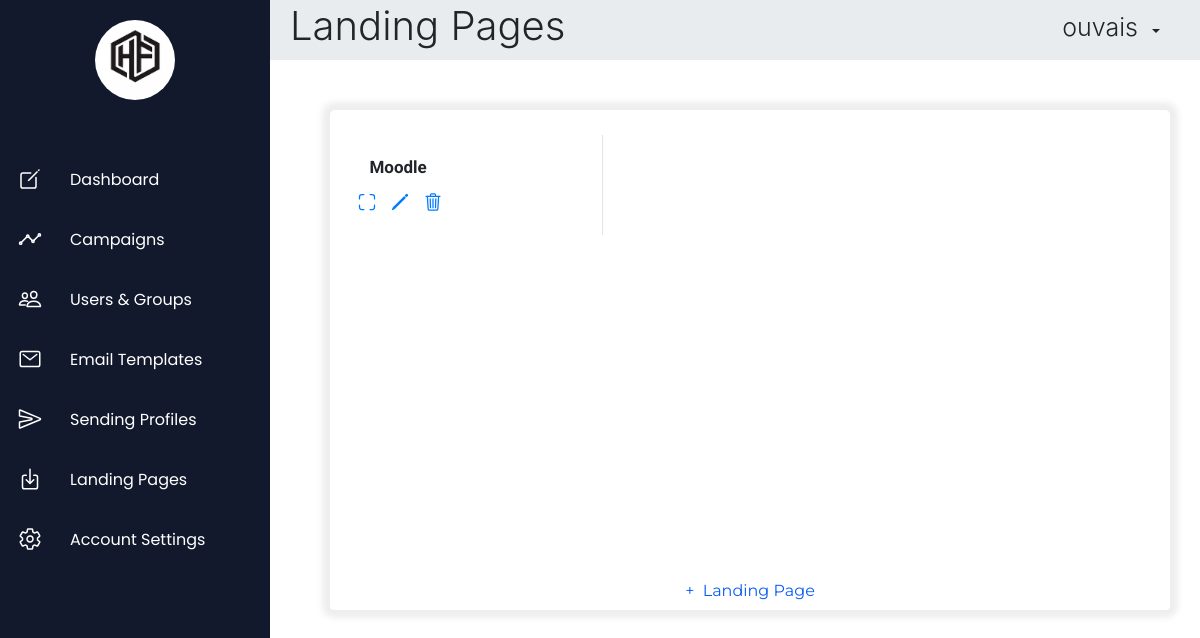
/landingpage (signed in), run on an earlier commit of the app's database.
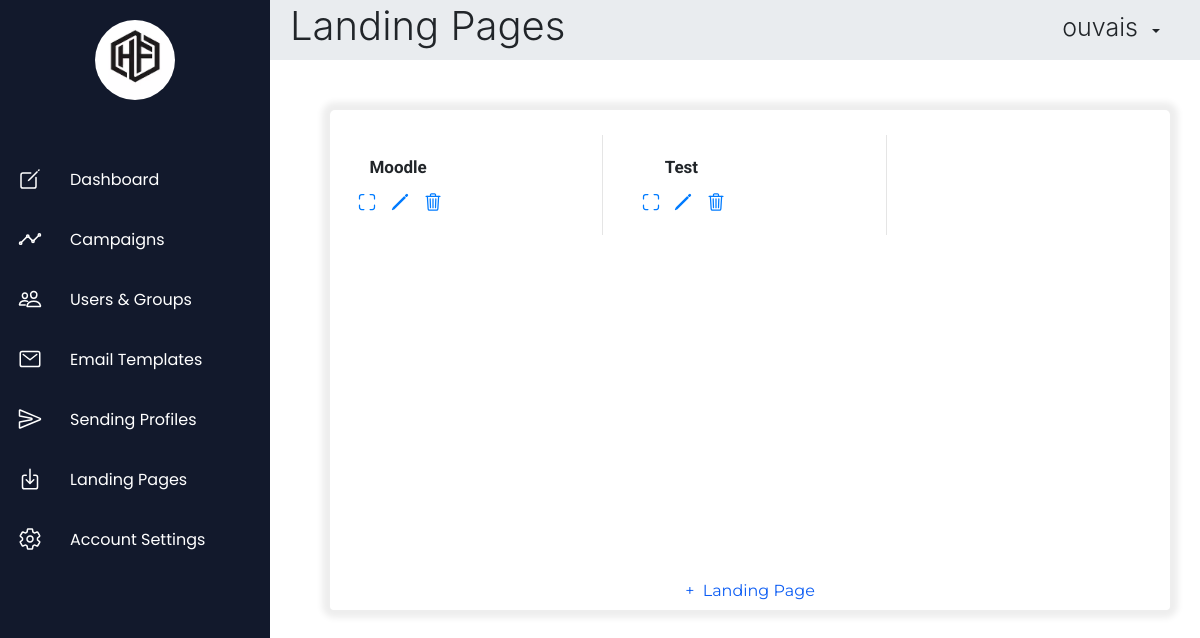
And on a later commit of the database.
### App/models.py (models this page shows)
class TimeStampMixin(models.Model):
    class Meta:
        abstract = True
    created_on = models.DateTimeField(auto_now_add=True)
    modified_on = models.DateTimeField(auto_now=True)

class LandingPage(TimeStampMixin):
    id = models.AutoField(primary_key=True)
    name = models.CharField(max_length=50, unique=True)
    filename = models.CharField(max_length=50, unique=True)
    userId = models.ForeignKey(User, on_delete=models.CASCADE, db_column='user_id')

### App/views.py (the view)
# urls.py: path('landingpage',views.landingpage,name="landingpage"),
def landingpage(request):
    if request.session.has_key('id'):
        id = request.session['id']
        return render(request, "landingpage.html", context = { "title": "Landing Pages - Human Firewall", "header": "Landing Pages", "data": LandingPage.objects.filter(userId=id) })
    else:
        messages.info(request, 'Kindly Login To Continue')
        return redirect("login")

### templates/landingpage.html (shortened to what this page needs)
{% extends 'base.html' %}
{% block content %}
{% load static %}
    <div class="container-fluid content">
        <div class="row">
            <div class="col-12 text-center">
                <div class="landing-pages">
                    <div id="pages-table" class="pages-table">
                      {% if data.values.count > 0 %}
                        {% for d in data.values %}
                          <div class="page {{ d.id }}">
                              <div class="page-name"><b class="name">{{ d.name }}</b></div>
                              <div class="page-preview-btn"><a class="options" class="preview" target="_blank" href="/landingpage/preview/{{ d.filename }}" data-toggle="tooltip" data-placement="top" title="Preview"><ion-icon name="scan-outline"></ion-icon></a></div>
                              <div class="page-edit-btn"><a class="options" onclick="editPage(this.parentElement);" data-toggle="tooltip" data-placement="top" title="Edit"><ion-icon name="pencil-outline"></ion-icon></a></div>
                              <div class="page-delete-btn"><a class="options" onclick="deletePage(this.parentElement);" data-toggle="tooltip" data-placement="top" title="Delete"><ion-icon name="trash-outline"></ion-icon></a></div>
                              <div class="page-preview"><iframe class="preview" loading="lazy" src="{% static 'landingpages/'|add:d.filename|add:'.html' %}"></iframe></div>
                          </div>
                        {% endfor %}
                      {% endif %}
                    </div>
                    <button class="btn add" onclick="addPage();">+&nbsp; Landing Page</button>
                </div>
            </div>
        </div>
    </div>
{% endblock %}

What changed in the data, as far as the page shows it:
added LandingPage: name "Test"
